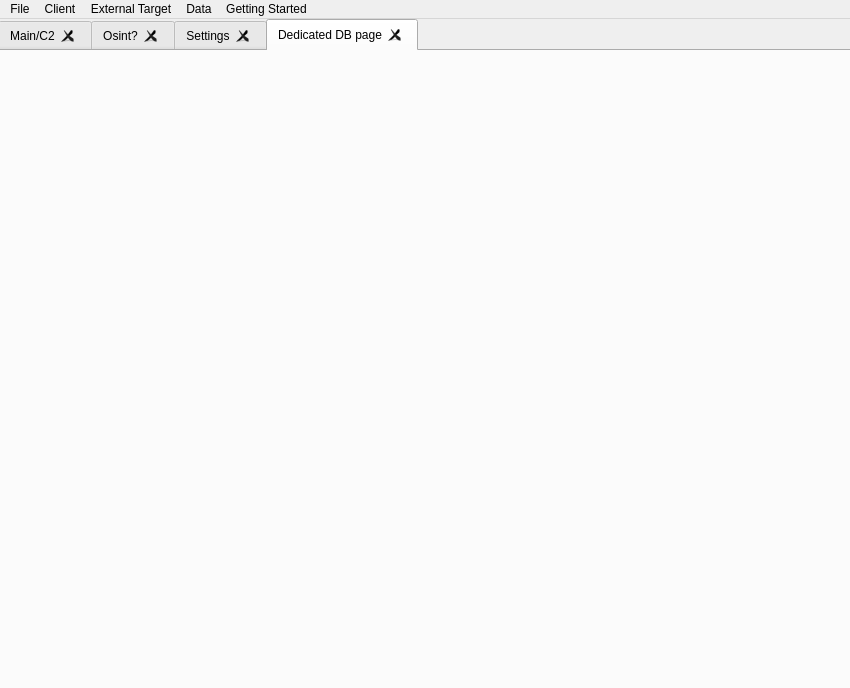
<?xml version="1.0" encoding="UTF-8"?>
<ui version="4.0">
 <class>LogecC3</class>
 <widget class="QMainWindow" name="LogecC3">
  <property name="windowModality">
   <enum>Qt::NonModal</enum>
  </property>
  <property name="geometry">
   <rect>
    <x>0</x>
    <y>0</y>
    <width>850</width>
    <height>688</height>
   </rect>
  </property>
  <property name="minimumSize">
   <size>
    <width>850</width>
    <height>688</height>
   </size>
  </property>
  <property name="maximumSize">
   <size>
    <width>2000</width>
    <height>2000</height>
   </size>
  </property>
  <property name="acceptDrops">
   <bool>false</bool>
  </property>
  <property name="windowTitle">
   <string>MainWindow</string>
  </property>
  <property name="windowIcon">
   <iconset>
    <normaloff>../../.designer/backup/Modules/GUI_System/Images/icon.png</normaloff>../../.designer/backup/Modules/GUI_System/Images/icon.png</iconset>
  </property>
  <property name="animated">
   <bool>true</bool>
  </property>
  <property name="documentMode">
   <bool>false</bool>
  </property>
  <property name="tabShape">
   <enum>QTabWidget::Rounded</enum>
  </property>
  <widget class="QWidget" name="centralwidget">
   <widget class="QTabWidget" name="tabWidget">
    <property name="geometry">
     <rect>
      <x>-2</x>
      <y>0</y>
      <width>882</width>
      <height>671</height>
     </rect>
    </property>
    <property name="tabPosition">
     <enum>QTabWidget::North</enum>
    </property>
    <property name="currentIndex">
     <number>3</number>
    </property>
    <property name="tabsClosable">
     <bool>true</bool>
    </property>
    <property name="movable">
     <bool>true</bool>
    </property>
    <property name="tabBarAutoHide">
     <bool>false</bool>
    </property>
    <widget class="QWidget" name="tab_3">
     <attribute name="title">
      <string>Main/C2</string>
     </attribute>
     <widget class="QTabWidget" name="text_PortScan_tab">
      <property name="geometry">
       <rect>
        <x>-1</x>
        <y>190</y>
        <width>851</width>
        <height>461</height>
       </rect>
      </property>
      <property name="toolTip">
       <string>Enter</string>
      </property>
      <property name="whatsThis">
       <string>Enter</string>
      </property>
      <property name="currentIndex">
       <number>1</number>
      </property>
      <widget class="QWidget" name="tab">
       <attribute name="title">
        <string>Shell</string>
       </attribute>
       <widget class="QTextEdit" name="text_Program_Output">
        <property name="enabled">
         <bool>true</bool>
        </property>
        <property name="geometry">
         <rect>
          <x>10</x>
          <y>10</y>
          <width>831</width>
          <height>351</height>
         </rect>
        </property>
        <property name="font">
         <font/>
        </property>
        <property name="toolTip">
         <string/>
        </property>
        <property name="readOnly">
         <bool>true</bool>
        </property>
        <property name="placeholderText">
         <string>Results from command will show up here</string>
        </property>
       </widget>
       <widget class="QLineEdit" name="shell_input">
        <property name="geometry">
         <rect>
          <x>10</x>
          <y>370</y>
          <width>671</width>
          <height>31</height>
         </rect>
        </property>
        <property name="toolTip">
         <string extracomment="Commands"/>
        </property>
        <property name="placeholderText">
         <string>Enter Command Here!</string>
        </property>
       </widget>
       <widget class="QPushButton" name="shell_input_enter">
        <property name="geometry">
         <rect>
          <x>690</x>
          <y>370</y>
          <width>141</width>
          <height>31</height>
         </rect>
        </property>
        <property name="toolTip">
         <string>Hit the Enter Key</string>
        </property>
        <property name="text">
         <string>--&gt;&gt; Send &lt;&lt;-- </string>
        </property>
       </widget>
      </widget>
      <widget class="QWidget" name="tab_2">
       <attribute name="title">
        <string>Local DB</string>
       </attribute>
       <widget class="QTableWidget" name="table_SQLDB">
        <property name="geometry">
         <rect>
          <x>10</x>
          <y>10</y>
          <width>830</width>
          <height>321</height>
         </rect>
        </property>
       </widget>
       <widget class="QPushButton" name="table_RefreshDB_Button">
        <property name="geometry">
         <rect>
          <x>10</x>
          <y>372</y>
          <width>410</width>
          <height>27</height>
         </rect>
        </property>
        <property name="toolTip">
         <string>Refresh the Database, updating values from the SQLITE DB file</string>
        </property>
        <property name="text">
         <string>--&gt;&gt; Refresh DB &lt;&lt;--</string>
        </property>
       </widget>
       <widget class="QPushButton" name="table_QueryDB_Button">
        <property name="geometry">
         <rect>
          <x>428</x>
          <y>372</y>
          <width>410</width>
          <height>27</height>
         </rect>
        </property>
        <property name="toolTip">
         <string>Run a query on the DB</string>
        </property>
        <property name="text">
         <string>--&gt;&gt; Query DB &lt;&lt;--</string>
        </property>
       </widget>
       <widget class="QLineEdit" name="DB_Query">
        <property name="geometry">
         <rect>
          <x>10</x>
          <y>340</y>
          <width>828</width>
          <height>27</height>
         </rect>
        </property>
        <property name="text">
         <string/>
        </property>
        <property name="placeholderText">
         <string>Enter SQL Query! Type !_help for help! </string>
        </property>
       </widget>
       <widget class="QLabel" name="status_ERROR">
        <property name="geometry">
         <rect>
          <x>280</x>
          <y>550</y>
          <width>551</width>
          <height>31</height>
         </rect>
        </property>
        <property name="text">
         <string/>
        </property>
       </widget>
      </widget>
     </widget>
     <widget class="QLabel" name="label">
      <property name="geometry">
       <rect>
        <x>670</x>
        <y>100</y>
        <width>171</width>
        <height>20</height>
       </rect>
      </property>
      <property name="text">
       <string>send '!quit' to disconnect</string>
      </property>
     </widget>
     <widget class="QLabel" name="status_label_HOSTNAME">
      <property name="geometry">
       <rect>
        <x>200</x>
        <y>40</y>
        <width>81</width>
        <height>19</height>
       </rect>
      </property>
      <property name="text">
       <string>HostName:</string>
      </property>
     </widget>
     <widget class="QLabel" name="status_data_HOSTNAME">
      <property name="geometry">
       <rect>
        <x>280</x>
        <y>40</y>
        <width>201</width>
        <height>19</height>
       </rect>
      </property>
      <property name="text">
       <string>N/A</string>
      </property>
     </widget>
     <widget class="QTextBrowser" name="browser_Target_Status">
      <property name="geometry">
       <rect>
        <x>0</x>
        <y>10</y>
        <width>841</width>
        <height>121</height>
       </rect>
      </property>
      <property name="autoFillBackground">
       <bool>false</bool>
      </property>
      <property name="readOnly">
       <bool>true</bool>
      </property>
     </widget>
     <widget class="QLabel" name="status_label_OS">
      <property name="geometry">
       <rect>
        <x>210</x>
        <y>20</y>
        <width>21</width>
        <height>19</height>
       </rect>
      </property>
      <property name="text">
       <string>OS:</string>
      </property>
     </widget>
     <widget class="QLabel" name="status_data_IPADDR">
      <property name="geometry">
       <rect>
        <x>90</x>
        <y>50</y>
        <width>201</width>
        <height>19</height>
       </rect>
      </property>
      <property name="text">
       <string>N/A</string>
      </property>
     </widget>
     <widget class="QLabel" name="status_Connected">
      <property name="geometry">
       <rect>
        <x>10</x>
        <y>20</y>
        <width>181</width>
        <height>19</height>
       </rect>
      </property>
      <property name="text">
       <string>Connection: Disconnected</string>
      </property>
     </widget>
     <widget class="QLabel" name="status_label_IPADDR">
      <property name="geometry">
       <rect>
        <x>10</x>
        <y>50</y>
        <width>81</width>
        <height>19</height>
       </rect>
      </property>
      <property name="text">
       <string>External IP:</string>
      </property>
     </widget>
     <widget class="QLabel" name="status_data_OS">
      <property name="geometry">
       <rect>
        <x>240</x>
        <y>20</y>
        <width>251</width>
        <height>19</height>
       </rect>
      </property>
      <property name="text">
       <string>N/A</string>
      </property>
     </widget>
    </widget>
    <widget class="QWidget" name="tab_4">
     <attribute name="title">
      <string>Osint?</string>
     </attribute>
    </widget>
    <widget class="QWidget" name="tab_5">
     <attribute name="title">
      <string>Settings</string>
     </attribute>
     <widget class="QTextEdit" name="textEdit">
      <property name="geometry">
       <rect>
        <x>153</x>
        <y>140</y>
        <width>461</width>
        <height>64</height>
       </rect>
      </property>
      <property name="html">
       <string>&lt;!DOCTYPE HTML PUBLIC &quot;-//W3C//DTD HTML 4.0//EN&quot; &quot;http://www.w3.org/TR/REC-html40/strict.dtd&quot;&gt;
&lt;html&gt;&lt;head&gt;&lt;meta name=&quot;qrichtext&quot; content=&quot;1&quot; /&gt;&lt;style type=&quot;text/css&quot;&gt;
p, li { white-space: pre-wrap; }
&lt;/style&gt;&lt;/head&gt;&lt;body style=&quot; font-family:'Cantarell'; font-size:11pt; font-weight:400; font-style:normal;&quot;&gt;
&lt;p style=&quot; margin-top:0px; margin-bottom:0px; margin-left:0px; margin-right:0px; -qt-block-indent:0; text-indent:0px;&quot;&gt;To get a new tab, right click and hit 'insert page'&lt;/p&gt;&lt;/body&gt;&lt;/html&gt;</string>
      </property>
     </widget>
    </widget>
    <widget class="QWidget" name="tab_6">
     <attribute name="title">
      <string>Dedicated DB page</string>
     </attribute>
    </widget>
   </widget>
  </widget>
  <widget class="QMenuBar" name="menubar">
   <property name="geometry">
    <rect>
     <x>0</x>
     <y>0</y>
     <width>850</width>
     <height>24</height>
    </rect>
   </property>
   <widget class="QMenu" name="menuFile">
    <property name="title">
     <string>File</string>
    </property>
    <addaction name="actionDEBUG"/>
   </widget>
   <widget class="QMenu" name="menuTarget">
    <property name="title">
     <string>Client</string>
    </property>
    <widget class="QMenu" name="menu_Target_SpawnShell">
     <property name="title">
      <string>Spawn Shell</string>
     </property>
     <widget class="QMenu" name="menu_Target_PythonShells">
      <property name="title">
       <string>Python Shells</string>
      </property>
      <addaction name="action_Target_Python_binbash"/>
      <addaction name="action_Target_Python_win"/>
     </widget>
     <widget class="QMenu" name="action_Target_Perl_binbash">
      <property name="title">
       <string>Perl Shells</string>
      </property>
      <addaction name="action_Perl"/>
     </widget>
     <widget class="QMenu" name="menuRuby_Shells">
      <property name="title">
       <string>Ruby Shells</string>
      </property>
      <addaction name="action_Target_Ruby_NonInteractive"/>
     </widget>
     <addaction name="separator"/>
     <addaction name="actionLanguage"/>
     <addaction name="separator"/>
     <addaction name="menu_Target_PythonShells"/>
     <addaction name="action_Target_Perl_binbash"/>
     <addaction name="menuRuby_Shells"/>
    </widget>
    <widget class="QMenu" name="menu_Target_Destruction">
     <property name="title">
      <string>Destruction</string>
     </property>
     <widget class="QMenu" name="menu_Target_Encryption">
      <property name="title">
       <string>Encryption</string>
      </property>
      <addaction name="actionEncrypt_Files"/>
     </widget>
     <addaction name="menu_Target_Encryption"/>
    </widget>
    <widget class="QMenu" name="menu_Target_Info">
     <property name="title">
      <string>Target Info</string>
     </property>
     <addaction name="actionNetInfo"/>
    </widget>
    <addaction name="action_Target_Listen"/>
    <addaction name="menu_Target_Info"/>
    <addaction name="menu_Target_SpawnShell"/>
    <addaction name="menu_Target_Destruction"/>
   </widget>
   <widget class="QMenu" name="menu_GettingStarted">
    <property name="title">
     <string>Getting Started</string>
    </property>
    <addaction name="GettingStarted_Readme"/>
    <addaction name="actionRead_Me_webview"/>
   </widget>
   <widget class="QMenu" name="menuExternal_Target">
    <property name="title">
     <string>External Target</string>
    </property>
    <widget class="QMenu" name="menuExploits">
     <property name="title">
      <string>Exploits</string>
     </property>
     <widget class="QMenu" name="menuWindows">
      <property name="title">
       <string>Windows</string>
      </property>
      <widget class="QMenu" name="menuSMB">
       <property name="title">
        <string>SMB</string>
       </property>
       <addaction name="actionCVE_2017_0144_Eternal_Blue"/>
      </widget>
      <addaction name="menuSMB"/>
     </widget>
     <addaction name="menuWindows"/>
     <addaction name="actionLinux"/>
     <addaction name="actionOther"/>
    </widget>
    <widget class="QMenu" name="menuEnumeration">
     <property name="title">
      <string>Enumeration</string>
     </property>
     <addaction name="actionPort_Scan"/>
    </widget>
    <addaction name="menuEnumeration"/>
    <addaction name="menuExploits"/>
   </widget>
   <widget class="QMenu" name="menuData">
    <property name="title">
     <string>Data</string>
    </property>
    <widget class="QMenu" name="menuSQL_Shortcuts">
     <property name="title">
      <string>SQL Shortcuts</string>
     </property>
     <addaction name="actionHelp_Menu_DB"/>
     <addaction name="actionError_DB"/>
     <addaction name="actionTables_DB_2"/>
     <addaction name="separator"/>
     <addaction name="actionPortScan_DB_3"/>
     <addaction name="actionOther_More_Cool_DB"/>
    </widget>
    <addaction name="menuSQL_Shortcuts"/>
   </widget>
   <addaction name="menuFile"/>
   <addaction name="menuTarget"/>
   <addaction name="menuExternal_Target"/>
   <addaction name="menuData"/>
   <addaction name="menu_GettingStarted"/>
  </widget>
  <action name="action_Target_Listen">
   <property name="text">
    <string>Listen for connection</string>
   </property>
  </action>
  <action name="actionBash">
   <property name="text">
    <string>/bin/bash</string>
   </property>
  </action>
  <action name="action_bin_sh">
   <property name="text">
    <string>/bin/sh</string>
   </property>
  </action>
  <action name="action_Target_Python_binbash">
   <property name="text">
    <string>Python Linux Shell</string>
   </property>
  </action>
  <action name="action_Target_Python_binsh">
   <property name="text">
    <string>Windows Shell</string>
   </property>
  </action>
  <action name="action_Perl">
   <property name="text">
    <string>Pearl Linux Shell</string>
   </property>
  </action>
  <action name="actionShell_Type">
   <property name="text">
    <string>Shell Type</string>
   </property>
  </action>
  <action name="actionLanguage">
   <property name="text">
    <string>Language</string>
   </property>
  </action>
  <action name="actionDisable_Firewall">
   <property name="text">
    <string>Disable Firewall</string>
   </property>
  </action>
  <action name="GettingStarted_Readme">
   <property name="text">
    <string>Read Me! (To shell tab)</string>
   </property>
  </action>
  <action name="menu_Data_Download">
   <property name="text">
    <string>Download Files from Target</string>
   </property>
  </action>
  <action name="menu_Data_Upload">
   <property name="text">
    <string>Upload Files to Target</string>
   </property>
  </action>
  <action name="action_Target_Ruby_NonInteractive">
   <property name="text">
    <string>Linx Ruby Shell (Non-interactive)</string>
   </property>
  </action>
  <action name="actionEncrypt_Files">
   <property name="text">
    <string>Encrypt Files</string>
   </property>
  </action>
  <action name="actionLinux">
   <property name="text">
    <string>Linux</string>
   </property>
  </action>
  <action name="actionOther">
   <property name="text">
    <string>Other</string>
   </property>
  </action>
  <action name="actionCVE_2017_0144_Eternal_Blue">
   <property name="text">
    <string>CVE-2017-0144: Eternal Blue</string>
   </property>
  </action>
  <action name="action_Target_Python_win">
   <property name="text">
    <string>Python Windows Shell</string>
   </property>
  </action>
  <action name="actionDEBUG">
   <property name="text">
    <string>DEBUG</string>
   </property>
  </action>
  <action name="actionRead_Me_webview">
   <property name="text">
    <string>Read Me! (webview)</string>
   </property>
  </action>
  <action name="actionNetInfo">
   <property name="text">
    <string>NetInfo</string>
   </property>
  </action>
  <action name="actionPortScan_DB">
   <property name="text">
    <string>PortScan DB</string>
   </property>
  </action>
  <action name="actionPortScan_DB_2">
   <property name="text">
    <string>PortScan DB</string>
   </property>
  </action>
  <action name="actionHelp_DB">
   <property name="text">
    <string>Help DB</string>
   </property>
  </action>
  <action name="actionTables_DB">
   <property name="text">
    <string>Tables DB</string>
   </property>
  </action>
  <action name="actionHelp_Menu_DB">
   <property name="text">
    <string>Help Menu DB</string>
   </property>
  </action>
  <action name="actionTables_DB_2">
   <property name="text">
    <string>Tables DB</string>
   </property>
  </action>
  <action name="actionPortScan_DB_3">
   <property name="text">
    <string>PortScan DB</string>
   </property>
  </action>
  <action name="actionOther_More_Cool_DB">
   <property name="text">
    <string>Other More Cool DB</string>
   </property>
  </action>
  <action name="actionPort_Scan">
   <property name="text">
    <string>Port Scan</string>
   </property>
  </action>
  <action name="actionError_DB">
   <property name="text">
    <string>Error DB</string>
   </property>
  </action>
 </widget>
 <resources/>
 <connections/>
</ui>
